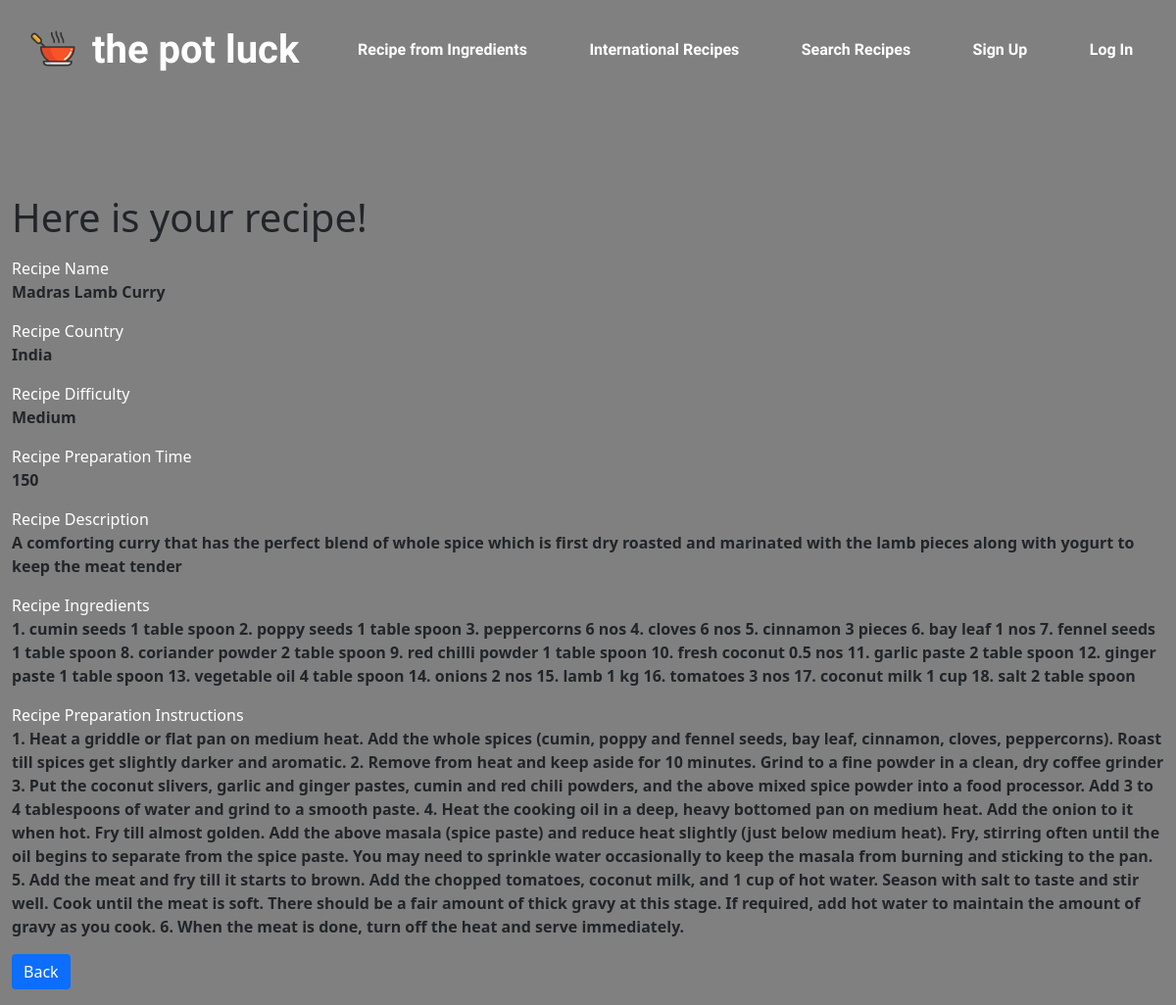
The page /recipeview.php?rec_name=Madras Lamb Curry on the database its author committed.
### tables this page shows
CREATE TABLE `recipes` (
  `rec_id` int(11) NOT NULL,
  `rec_name` varchar(50) NOT NULL,
  `rec_country` varchar(50) NOT NULL,
  `rec_difficulty` varchar(50) NOT NULL,
  `rec_prep_time` varchar(50) NOT NULL,
  `rec_added_by` varchar(50) NOT NULL,
  `rec_added_date` datetime DEFAULT current_timestamp(),
  `rec_desc` mediumtext NOT NULL,
  `rec_ing` mediumtext NOT NULL,
  `rec_prep` mediumtext NOT NULL
);

### recipeview.php (the view, shortened to what this page needs)
<?php
if(isset($_GET["rec_name"]) && !empty(trim($_GET["rec_name"]))){
    require_once "config.php";
    $sql = "SELECT * FROM recipes WHERE rec_name = ?";
    if($stmt = mysqli_prepare($connection, $sql)){
        mysqli_stmt_bind_param($stmt, "s", $param_rec_name);
        if(mysqli_stmt_execute($stmt)){
            $result = mysqli_stmt_get_result($stmt);
            if(mysqli_num_rows($result) == 1){
                $row = mysqli_fetch_array($result, MYSQLI_ASSOC);
            } else{
                header("location: error.php");
                exit();
            }
        } else{
            echo "Oops! Something went wrong. Please try again later.";
        }
    }
} else{
    header("location: error.php");
    exit();
}
?>
<!DOCTYPE html>
<html lang="en">
<head>
    <link href="https://cdn.jsdelivr.net/npm/bootstrap@5.1.3/dist/css/bootstrap.min.css" rel="stylesheet"
>
    <link rel="stylesheet" href="styles/page.css">
</head>
<body>
  <nav class="navbar fixed-top navbar-dark navbar-expand-sm justify-content-between">
<div class="container-fluid">
    <nav class="navbar navbar-dark">
        <div class="container-fluid">
            <a class="navbar-brand" href="index.php">
                <img src="images/logo.svg" alt="logo" width="60" height="45"
                    class="d-inline-block align-text-top">
                the pot luck
            </a>
        </div>
    </nav>
    <div class="collapse navbar-collapse" id="navbarSupportedContent">
        <ul class="navbar-nav nav-fill w-100">
            <li class="nav-item text-center" id="search-btn">
                            <a style="color:white;" href="ingredients.php" class="nav-link" data-toggle="modal" data-target="ingredeints.php"><span
                                    class="d-none d-sm-inline d-xl-block px-1 fw-bolder">Recipe from Ingredients
                                    </span></a>
                <li class="nav-item text-center" id="search-btn">
                            <a style="color:white;" href="international.php" class="nav-link" data-toggle="modal" data-target="international.php"><span
                                    class="d-none d-sm-inline d-xl-block px-1 fw-bolder">International Recipes
                                    </span></a>
                    <li class="nav-item text-center" id="search-btn">
                            <a style="color:white;" href="search.php" class="nav-link" data-toggle="modal" data-target="search.php"><span
                                    class="d-none d-sm-inline d-xl-block px-1 fw-bolder">Search Recipes
                                    </span></a>
                        <li class="nav-item text-center" id="signup-btn">
                            <a style="color:white;" href="signup.php" class="nav-link" data-toggle="modal" data-target="signup.php"><span
                                    class="d-none d-sm-inline d-xl-block px-1 fw-bolder">Sign
                                    Up</span></a>
                        </li>
                        <li class="nav-item text-center" id="login-btn">
                            <a style="color:white;" href="login.php" class="nav-link" data-toggle="modal" data-target="#"><span
                                    class="d-none d-sm-inline d-xl-block px-1 fw-bolder">Log In</span></a>
                        </li>
                </div>
            </nav>
    <div class="wrapper">
        <div class="container-fluid">
            <div class="row">
                <div class="col-md-12">
                    <h1 class="mt-5 mb-3" >Here is your recipe!</h1>
                    <div class="form-group">
                        <label style="color:white;">Recipe Name</label>
                        <p><b><?php echo $row["rec_name"]; ?></b></p>
                    </div>
                    <div class="form-group">
                        <label style="color:white;">Recipe Country</label>
                        <p><b><?php echo $row["rec_country"]; ?></b></p>
                    </div>
                    <div class="form-group">
                        <label style="color:white;">Recipe Difficulty</label>
                        <p><b><?php echo $row["rec_difficulty"]; ?></b></p>
                    </div>
                    <div class="form-group">
                        <label style="color:white;">Recipe Preparation Time </label>
                        <p><b><?php echo $row["rec_prep_time"]; ?></b></p>
                    </div>
                    <div class="form-group">
                        <label style="color:white;">Recipe Description</label>
                        <p><b><?php echo $row["rec_desc"]; ?></b></p>
                    </div>
                    <div class="form-group">
                        <label style="color:white;">Recipe Ingredients </label>
                        <p><b><?php echo $row["rec_ing"]; ?></b></p>
                    </div>
                    <div class="form-group">
                        <label style="color:white;">Recipe Preparation Instructions</label>
                        <p><b><?php echo $row["rec_prep"]; ?></b></p>
                    </div>
                    <p><a href="international.php" class="btn btn-primary">Back</a></p>
                </div>
            </div>
        </div>
    </div>
</body>
</html>

### styles/page.css (style rules this page uses)
* { border: 0 !important; }
body { -ms-overflow-style: none; scrollbar-width: none; background-color: grey; padding-top: 150px; }
.navbar-brand { font-size: 40px; font-family: 'Short Stack', cursive; font-weight: bolder; color: white; }
.navbar { font-family: 'Short Stack', cursive; color: white !important; }

### rows shown on the page
recipes: rec_name "Madras Lamb Curry", rec_country "India", rec_difficulty "Medium", rec_prep_time "150", rec_desc "A comforting curry that has the perfect blend of whole spice which is first dry roasted and marinated with the lamb pieces along with yogurt to keep the meat tender", rec_ing "1. cumin seeds 1 table spoon 2. poppy seeds 1 table spoon 3. peppercorns 6 nos 4. cloves 6 nos 5. cinnamon 3 pieces 6. bay leaf 1 nos 7. fennel seeds 1 table spoon 8. coriander powder 2 table spoon 9. red chilli powder 1 table spoon 10. fresh coconut 0.5 nos 11. garlic paste 2 table spoon 12. ginger paste 1 table spoon 13. vegetable oil 4 table spoon 14. onions 2 nos 15. lamb 1 kg 16. tomatoes 3 nos 17. coconut milk 1 cup 18. salt 2 table spoon", rec_prep "1. Heat a griddle or flat pan on medium heat. Add the whole spices (cumin, poppy and fennel seeds, bay leaf, cinnamon, cloves, peppercorns). Roast till spices get slightly darker and aromatic. 2. Remove from heat and keep aside for 10 minutes. Grind to a fine powder in a clean, dry coffee grinder 3. Put the coconut slivers, garlic and ginger pastes, cumin and red chili powders, and the above mixed spice powder into a food processor. Add 3 to 4 tablespoons of water and grind to a smooth paste. 4. Heat the cooking oil in a deep, heavy bottomed pan on medium heat. Add the onion to it when hot. Fry till almost golden. Add the above masala (spice paste) and reduce heat slightly (just below…"
